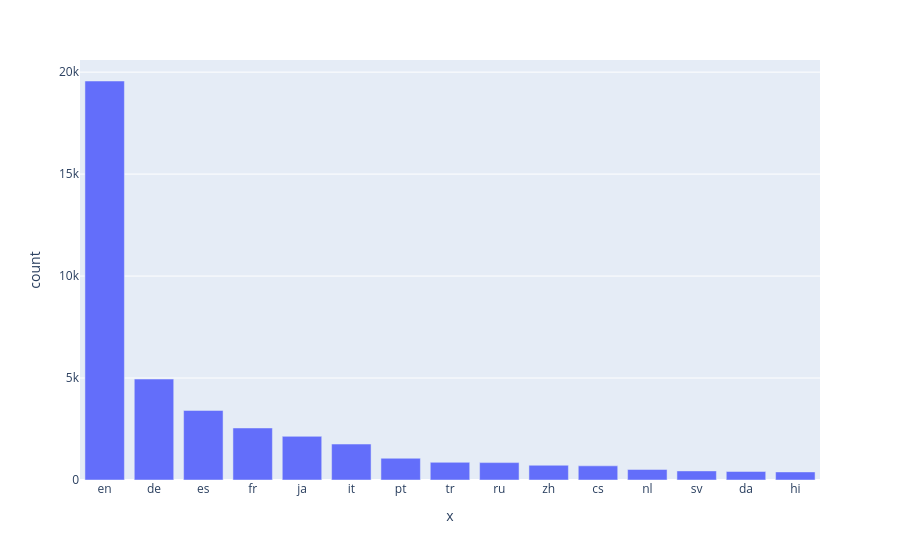

This figure's notebook cell:
### Code cell
px.bar(vc.head(15), x=vc.head(15).index, y="count")

### Figure 1 — Plotly figure (JSON) as saved in the notebook; plotly's stock layout.template omitted (floating-point values rounded to 4 significant figures)
{"data": [{"hovertemplate": "x=%{x}<br>count=%{y}<extra></extra>", "legendgroup": "", "marker": {"color": "#636efa", "pattern": {"shape": ""}}, "name": "", "orientation": "v", "showlegend": false, "textposition": "auto", "type": "bar", "x": ["en", "de", "es", "fr", "ja", "it", "pt", "tr", "ru", "zh", "cs", "nl", "sv", "da", "hi"], "xaxis": "x", "y": [19565, 4950, 3412, 2551, 2141, 1763, 1067, 867, 853, 723, 695, 517, 446, 419, 396], "yaxis": "y"}], "layout": {"barmode": "relative", "legend": {"tracegroupgap": 0}, "margin": {"t": 60}, "xaxis": {"anchor": "y", "domain": [0, 1], "title": {"text": "x"}}, "yaxis": {"anchor": "x", "domain": [0, 1], "title": {"text": "count"}}}}
